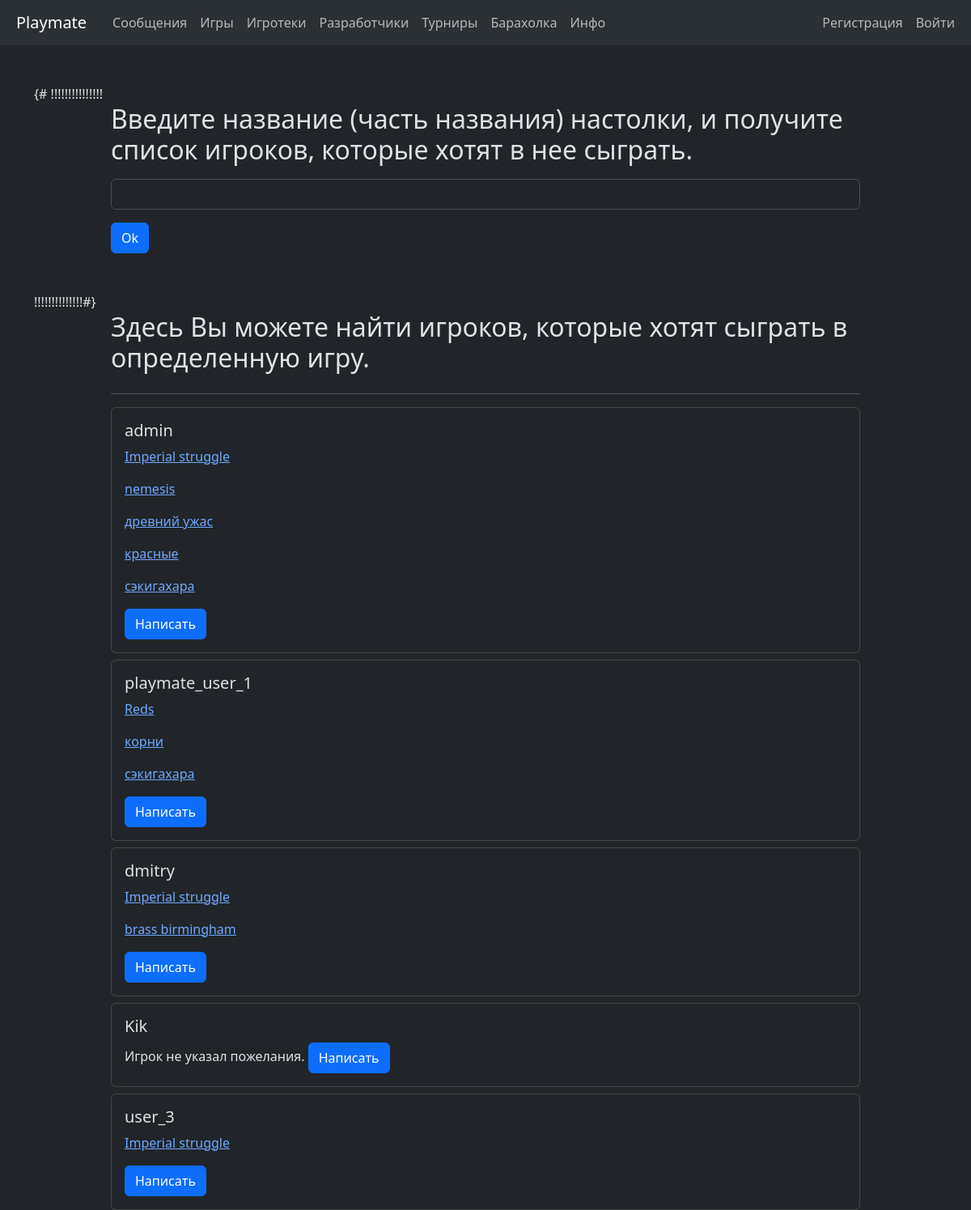
Page /main_app/players/ on the committed database.
### main_app/models.py (models this page shows, shortened)
class BoardGame(models.Model):
    title = models.CharField(verbose_name='Название игры',
                             blank=False,
                             null=False,
                             max_length=100)
    url_tesera = models.URLField(verbose_name='Ссылка на игру на сайте tesera.ru',
                                 blank=True,
                                 null=True,
                                 max_length=200)
    url_bgg = models.URLField(verbose_name='Ссылка на игру на сайте boardgamegeek.com',
                              blank=True,
                              null=True,
                              max_length=100)
    created_at = models.DateTimeField(auto_now_add=True)
    updated_at = models.DateTimeField(auto_now=True)
    created_by = models.ForeignKey(User,
                                   related_name='created_games',
                                   on_delete=models.SET_NULL,
                                   null=True)
    players= models.ManyToManyField(User,
                                    related_name='liked_games',
                                    null=True)
    def get_absolute_url(self):
        return reverse('main:game', kwargs={'pk': self.pk})
    class Meta:
        indexes = [
            models.Index(fields=['title'])
        ]
        ordering = ['title']
        verbose_name = 'Настолка'
        verbose_name_plural = 'Настолки'

### main_app/views.py (the view)
# urls.py: path('players/', views.PlayersView.as_view(), name='players'),
class PlayersView(ListView):
    model = get_user_model()
    template_name = 'main_app/players.html'
    context_object_name = 'players'
    def get_queryset(self):
        user = get_user_model()
        queryset = user.objects.prefetch_related('liked_games').all()
        return queryset

### main_app/templatetags/active_page.py (called while the page is built)
@register.simple_tag
def active_url(request, path_name, *args, **kwargs):
    try:
        url = reverse(path_name, args=args, kwargs=kwargs)
        if url == request.path:
            return 'active'
    except NoReverseMatch:
        pass
    return ''

### templates/main_app/players.html (shortened to what this page needs)
{% extends 'base.html' %}
{% load django_bootstrap5 %}
{% block content %}
<div class="container-sm mt-5">
    {# !!!!!!!!!!!!!!! <div class="row pb-5 justify-content-center">
        <div class="col col-lg-10">
            <h2>Введите название (часть названия) настолки, и получите список игроков, которые хотят в нее сыграть.</h2>
            <form method="get" class="form">
                <div class="my-3">
                    <input type="text" class="form-control" name="title">
                </div>
                <button type="submit" class="btn btn-primary">Ok</button>
            </form>
        </div>
    </div> !!!!!!!!!!!!!!#}
    <div class="row justify-content-center">
        <div class="col col-lg-10">
            <h2 class="mb-4">Здесь Вы можете найти игроков, которые хотят сыграть в определенную игру.</h2>
            <hr>
            {% for player in players %}
                <div class="card mt-2">
                    <div class="card-body">
                        <h5 class="card-title">{{ player.username }}</h5>
                        <div class="card-text">
                            {% for game in player.liked_games.all %}
                            <p><a href="{{ game.get_absolute_url }}">{{ game.title }}</a></p>
                            {% empty %}
                                Игрок не указал пожелания.
                            {% endfor %}
                            <a href="!!!!!!!!!!!!!!!!!!!!!" class="btn btn-primary">Написать</a>
                        </div>
                    </div>
                </div>
            {% empty %}
                <p>Пока объявлений нет.</p>
            {% endfor %}
        </div>
    </div>
</div>
{% endblock %}

### rows in the picture
BoardGame: title "Imperial struggle"
BoardGame: title "nemesis"
BoardGame: title "древний ужас"
BoardGame: title "красные"
BoardGame: title "сэкигахара"
BoardGame: title "Reds"
BoardGame: title "корни"
BoardGame: title "brass birmingham"

### other values in the picture
{{ player.username }} "admin"
{{ player.username }} "playmate_user_1"
{{ player.username }} "dmitry"
{{ player.username }} "Kik"
{{ player.username }} "user_3"
